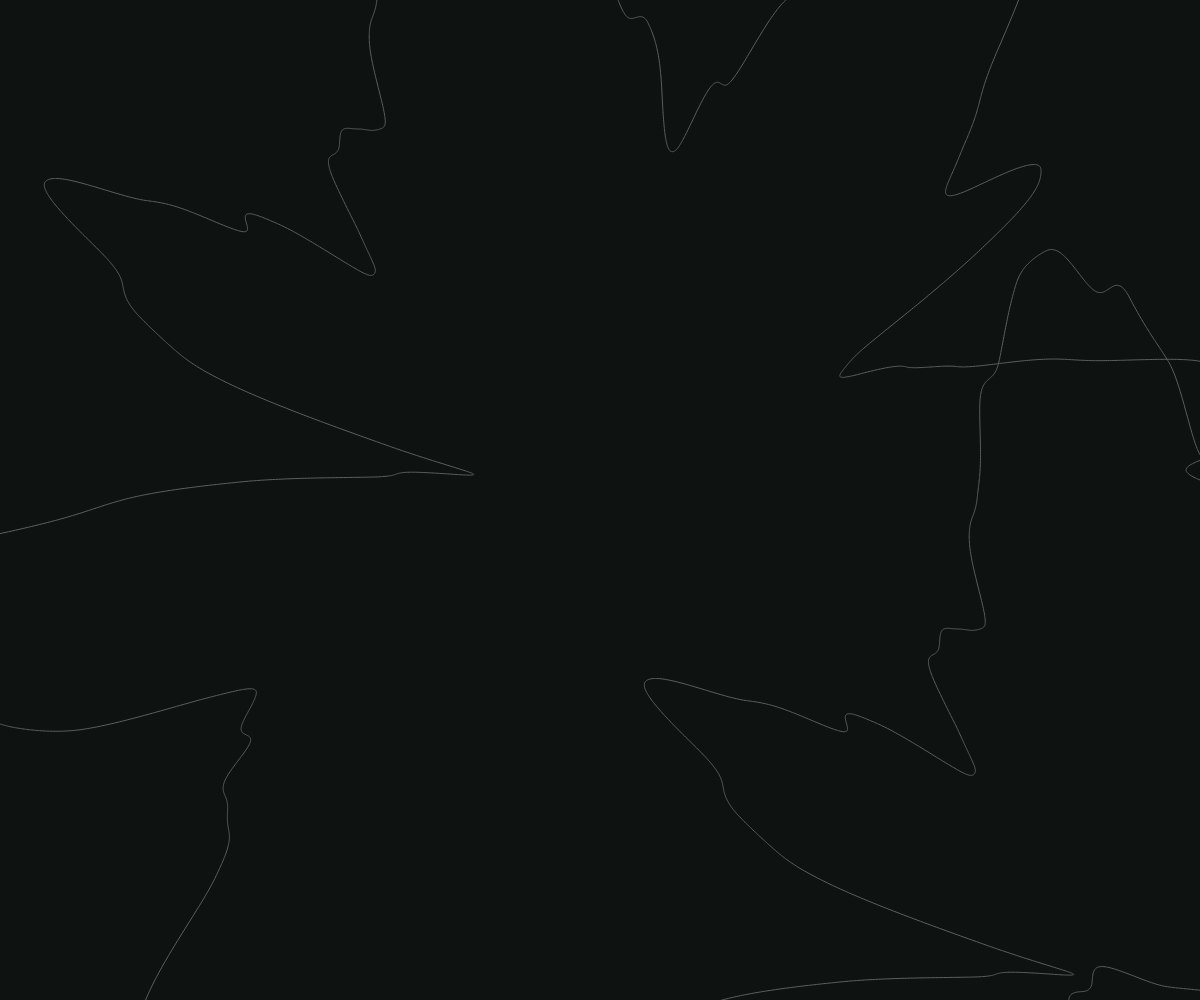
Frame 1 (no input)
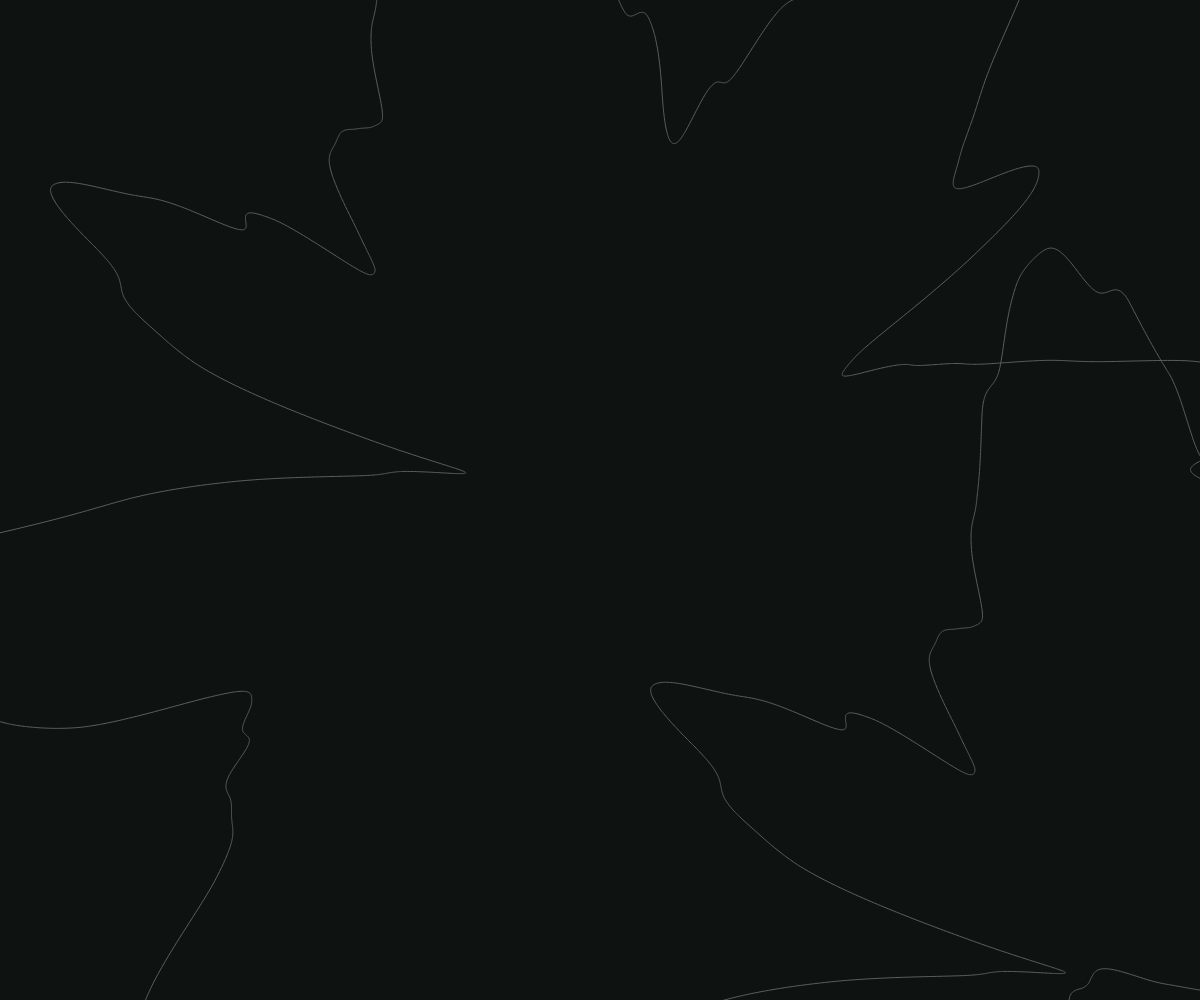
Frame 60 (no input)
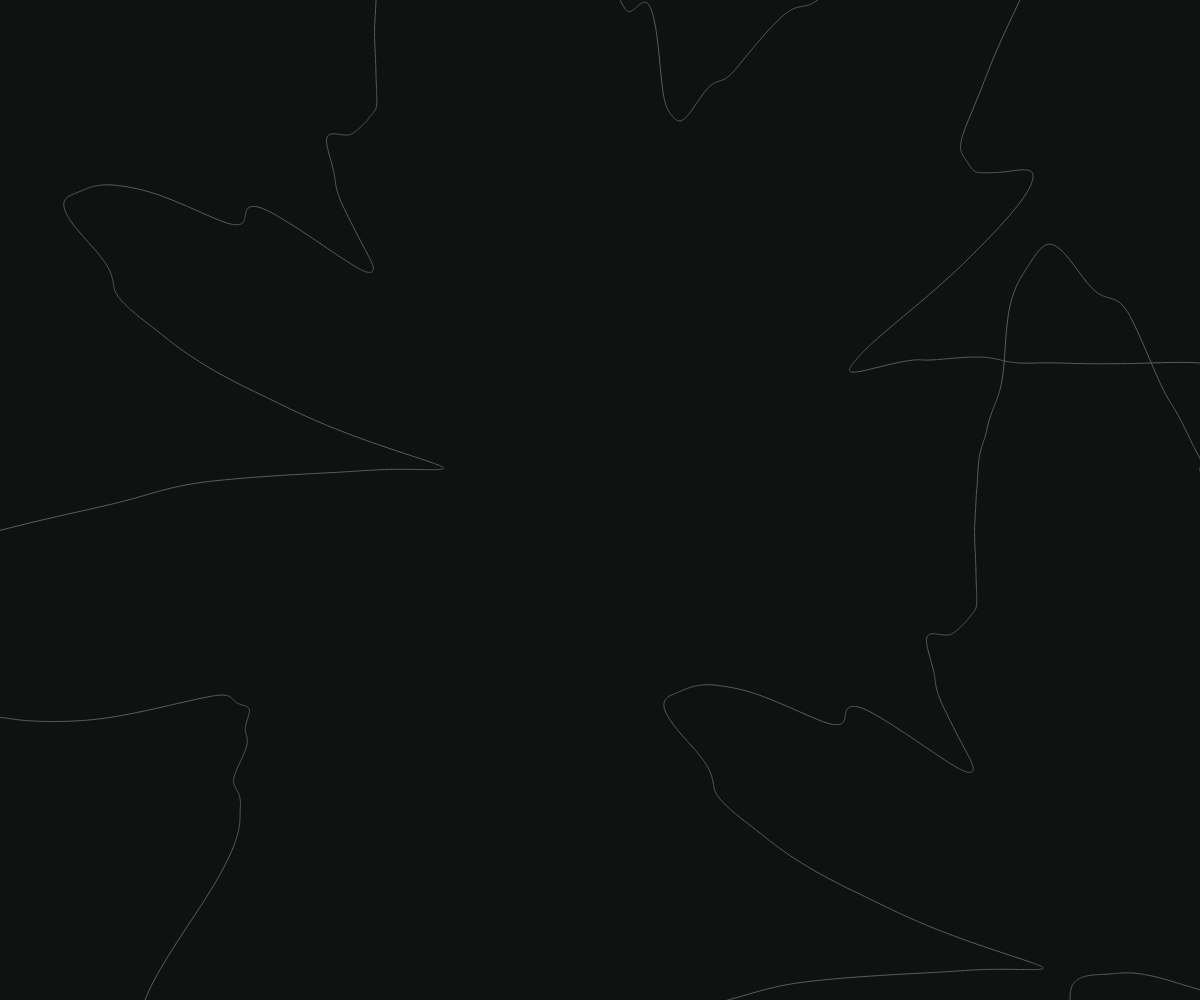
Frame 120 (the mouse pressed at the canvas centre since frame 60)

The p5.js sketch that drew these frames (run headless with seeded random() and noise() and a simulated clock; from frame 60 on, the mouse is pressed at the canvas centre):

// p5.js sketch
// ── sketch.js
let blobAmount = 10;
let noiseMax = 5;
let phase = 0;
let zoff = 0;

function windowResized() {
  //add min-width; same as mobile's min-width
  resizeCanvas(windowWidth, windowHeight);
}

function setup() {
  canvas = createCanvas(windowWidth, windowHeight);
  canvas.position(0,0);
  canvas.style('z-index', '-1');
  describe('Polar perlin noise');
  // frameRate(20)
}

function draw() {
  background(14, 18, 17);
  shape(width/2, height/2)
  shape(width/2, height/2)
}

function shape(x, y) {
  translate(x, y);
  stroke(92, 97, 95);
  noFill();
  beginShape();
  for (let a = 0; a < TWO_PI; a += 0.001) {
    let xoff = map(cos(a), -1, 1, 0, noiseMax);
    let yoff = map(sin(a), -1, 1, 0, noiseMax);
    let r = map(noise(xoff, yoff, zoff), 0, 1, 15, width-20);
    let x = r * cos(a);
    let y = r * sin(a);
    vertex(x,y);
  }
  endShape(CLOSE);
  zoff += 0.0003;
}
